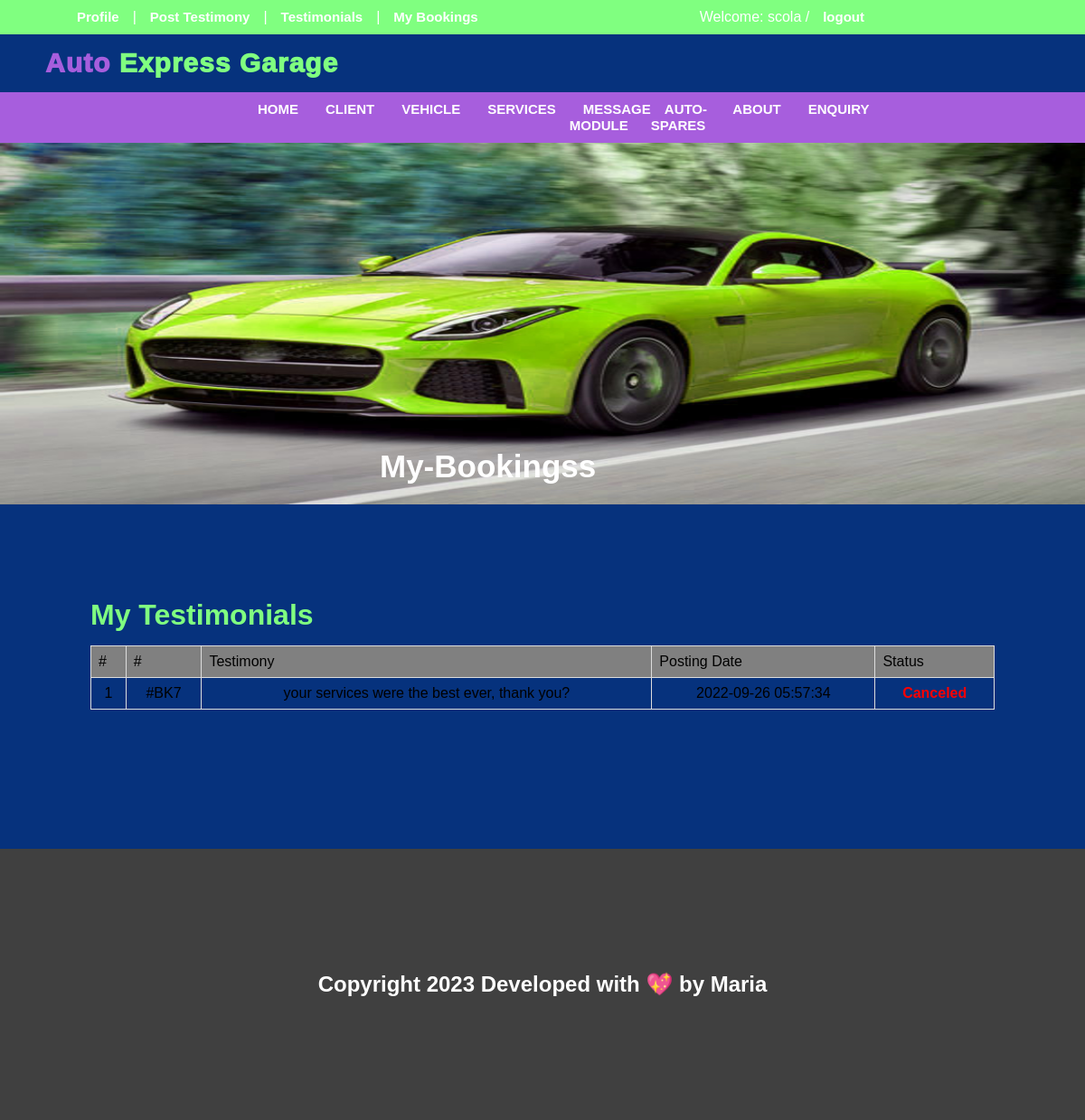
The app's page /my-testimonials.php (signed in) with its own data.
### tables this page shows
CREATE TABLE IF NOT EXISTS `tbl_user` (
  `user_id` int(11) NOT NULL AUTO_INCREMENT,
  `username` varchar(250) NOT NULL,
  `email` varchar(40) NOT NULL,
  `password` varchar(250) NOT NULL,
  `regdate` timestamp(3) NOT NULL DEFAULT CURRENT_TIMESTAMP(3) ON UPDATE CURRENT_TIMESTAMP(3),
  `UpdationDate` timestamp NULL DEFAULT NULL ON UPDATE CURRENT_TIMESTAMP,
  PRIMARY KEY (`user_id`)
);

CREATE TABLE IF NOT EXISTS `tbl_testimonies` (
  `id` int(11) NOT NULL AUTO_INCREMENT,
  `email` varchar(100) NOT NULL,
  `testimonial` mediumtext NOT NULL,
  `postingdate` timestamp NOT NULL DEFAULT CURRENT_TIMESTAMP ON UPDATE CURRENT_TIMESTAMP,
  `status` int(11) NOT NULL,
  PRIMARY KEY (`id`)
);

### my-testimonials.php (the view, shortened to what this page needs)
<?php
  require_once 'includes/path.php';
    if(strlen($_SESSION['user_login'])==0)
  {
header('location:index.php');
}
else{
?>
<!DOCTYPE html>
<html>
<head>
   <link href="assets/css/style.css" rel="stylesheet">
   <link href="style1.css" rel="stylesheet">
    <link href="assets/fonts/css/all.css" rel="stylesheet">
</head>
<body>
<?php include('includes/header.php');?>
<div class="banner-pages">
  <img src="assets/images/recent-car-4.jpg">
  <h2>My-Bookingss</h2>
</div>
<div class="booking">
  <h1>My Testimonials</h1>
    <table class="appointments">
  <thead >
        <tr>
        <td style="background-color:grey">#</td>
        <td style="background-color:grey">#</td>
        <td style="background-color:grey">Testimony</td>
        <td style="background-color:grey">Posting Date</td>
         <td style="background-color:grey">Status</td>
           </tr>
    </thead>
  <?php
$email=$_SESSION['user_login'];
$sql = "SELECT * from tbl_testimonies  where email=:uemail";
$query = $db->prepare($sql);
$query -> bindParam(':uemail', $email, PDO::PARAM_STR);
$query->execute();
$results=$query->fetchAll(PDO::FETCH_OBJ);
$cnt=1;
if($query->rowCount() > 0){
foreach($results as $result)
{ ?>
<tr align="center">
<td><?php echo htmlentities($cnt);?></td>
<td>#BK<?php echo htmlentities($result->id);?></td>
<td><?php echo htmlentities($result->testimonial);?></td>
<td><?php echo htmlentities($result->postingdate);?></td>
<td><?php if($result->status==0)
{
echo "<h4 style='color:blue;'>Waiting For Approval</h4>";
}
if($result->status==2)
{
echo "<h4 style='color:red;'>Canceled</h4>";
}
?>
</tr>
<?php $cnt=$cnt+1; }}} ?>
 </table>
</div>
 <br><br><br>
  <?php include('includes/footer.php');?>
</body>
</html>

### includes/header.php (shortened to what this page needs)
<?php
	require_once 'path.php';
?>
<header>
	<?php if(isset($_SESSION["user_login"]))
{
	?>
	   <div class="top-nav">
   	<ul>
   		<div class="admin">
   		<li>
   		<a href="profile.php">Profile</a>| <a href="post_testimo.php">Post Testimony</a> |<a href="my-testimonials.php">Testimonials</a>
        |<a href="my-booking.php">My Bookings</a>
   		<div class="signin-signup">
   		<?php
				$email = $_SESSION['user_login'];
        $username = $_SESSION['user_login'];
				$select_stmt = $db->prepare("SELECT * FROM tbl_user WHERE email=:uemail OR username=:uname");
				$select_stmt->execute(array(":uemail"=>$email,"uname"=>$username));
  				$row=$select_stmt->fetch(PDO::FETCH_ASSOC);
				if(isset($_SESSION['user_login']))
				{
				?>
        <div style="padding-left: 230px; " class="welcome">
					Welcome:
				<?php
						echo $row['username'];
				}
				?>
		/<a href="logout.php">logout</a>
		</li>
    </div>
		</div>
<?php }?>
<div class="header">
  <div class="">
	<h1>Auto <span>Express Garage</span></h1>
   </div>
<nav>
	<ul>
		<div class="nav-links">
		<li><a href="index.php">HOME</a></li>
		<li><a href="Client.php">CLIENT</a></li>
		<li><a href="Vehicle registration.php">VEHICLE</a></li>
		<li><a href="services.php">SERVICES</a></li>
		<li><a href="msg-module.php">MESSAGE MODULE</a></li>
    <li><a href="available-spares.php">AUTO-SPARES</a></li>
	<li><a href="about-us.php">ABOUT</a></li>
		 <li><a href="enquiry.php">ENQUIRY</a></li>
		</div>
	</ul
</nav>
</header>

### assets/css/style.css (style rules this page uses)
* { padding: 0px; margin: 0px; box-sizing: border-box; }
html, body { font-family: sans-serif; margin:0; min-height: 100%; background-color:#06327D!important; }
.top-nav { background: rgb(128,255,128,1); padding: 10px 40px 10px 70px; color: white; border-left: none; border-right: none; }
.top-nav ul { display: flex; list-style: none; flex-wrap: wrap; align-items: center; }
.top-nav .admin li,.top-nav.signin-signup li { padding: 0 0px; display: inline-flex; }
.top-nav .admin li a ,.top-nav.signin-signup li a { text-decoration: none; font-size: 15px; font-weight: 800; padding: 0 15px; color: white; }
.welcome { color: white; }
.welcome a { text-decoration: none; color: red; font-weight: bold; font-size: 18px; }
.header { display: inline; }
.header h1 { padding: 15px 50px; color: rgb(167,94,221,1); font-size: 30px; font-weight: 1000; letter-spacing: 1px; }
.header h1 span { color: rgb(128,255,128,1); }
nav { background: rgb(167,94,221,1); padding: 10px 40px 10px 70px; border-left: none; border-right: none; }
nav ul { display: flex; list-style: none; flex-wrap: wrap; align-items: center; }
nav ul div.nav-links { padding: 0 200px; display: inline-flex; }
nav ul div.nav-links a { text-decoration: none; font-size: 15px; font-weight: 900; padding: 0 15px; color: white; }
.banner-pages img { width: 100%; height: 400px; }
.banner-pages h2 { position: absolute; top: 40%; left: 35%; text-align: center; font-size: 35px; color:white; }

### style1.css (style rules this page uses)
* { padding: 0px; margin: 0px; box-sizing: border-box; }
html, body { font-family: sans-serif; margin:0; min-height: 100%; }
.booking { padding: 100px; }
.booking h1 { color: rgb(128,255,128,1); font-weight: 9000; padding-bottom: 15px; }
.booking .appointments { border-collapse: collapse; width: 100%; }
.booking .appointments td,th { border: 1px solid #ddd; padding: 8px; }

### records on screen
tbl_user: username "scola"
tbl_testimonies: id "7", testimonial "your services were the best ever, thank you?", postingdate "2022-09-26 05:57:34", status "Canceled"
